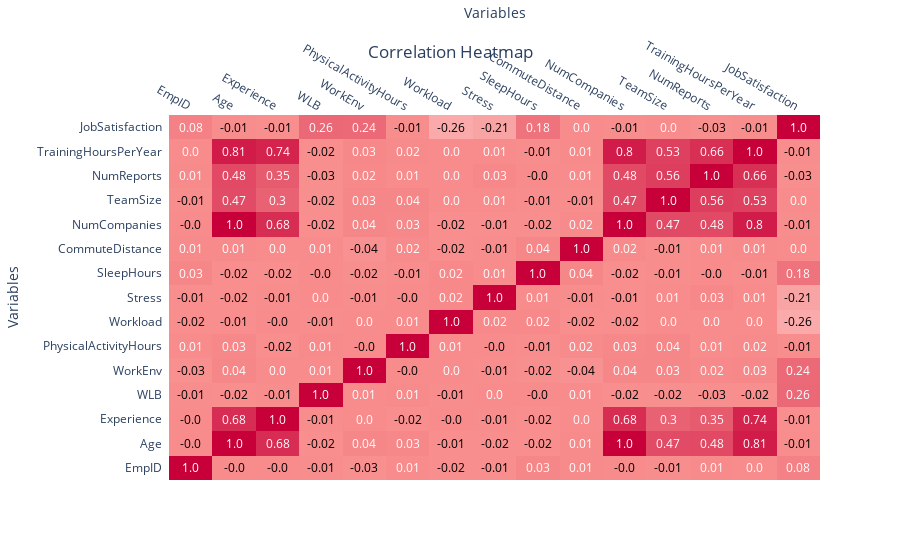

This figure's notebook cell:
### Markdown cell above
**How do different numerical variables like Age, Experience, Stress, and Workload correlate with each other?**

### Code cell
# Select only numeric columns for correlation
numeric_df = df.select_dtypes(include=['float64', 'int64'])

# Compute correlation matrix
corr_matrix = numeric_df.corr()

# Create the heatmap with a redder color scale
fig = ff.create_annotated_heatmap(
    z=corr_matrix.values,
    x=list(corr_matrix.columns),
    y=list(corr_matrix.index),
    annotation_text=corr_matrix.round(2).values,  # Rounded correlation values
    colorscale=[[0, '#ffffff'], [0.5, '#f88c8c'], [1, '#c70039']],  # Red color scale
    zmin=-1, zmax=1,  # Set range for correlation values
    colorbar=dict(title='Correlation'),
)

# Update layout for better presentation
fig.update_layout(
    title='Correlation Heatmap',
    xaxis_title='Variables',
    yaxis_title='Variables',
    title_x=0.5,  # Center title
    template='plotly_white',
)

# Display the interactive heatmap
fig.show()

### Figure 1 — Plotly figure (JSON) as saved in the notebook; plotly's stock layout.template omitted (floating-point values rounded to 4 significant figures; data arrays with more than 128 entries replaced by an {"elided": "..."} marker saying what was removed)
{"data": [{"colorbar": {"title": {"text": "Correlation"}}, "colorscale": [[0, "#ffffff"], [0.5, "#f88c8c"], [1, "#c70039"]], "reversescale": false, "showscale": false, "type": "heatmap", "x": ["EmpID", "Age", "Experience", "WLB", "WorkEnv", "PhysicalActivityHours", "Workload", "Stress", "SleepHours", "CommuteDistance", "NumCompanies", "TeamSize", "NumReports", "TrainingHoursPerYear", "JobSatisfaction"], "y": ["EmpID", "Age", "Experience", "WLB", "WorkEnv", "PhysicalActivityHours", "Workload", "Stress", "SleepHours", "CommuteDistance", "NumCompanies", "TeamSize", "NumReports", "TrainingHoursPerYear", "JobSatisfaction"], "z": {"elided": "15x15 float values"}, "zmax": 1, "zmin": -1}], "layout": {"annotations": [{"font": {"color": "#FFFFFF"}, "showarrow": false, "text": "1.0", "x": "EmpID", "xref": "x", "y": "EmpID", "yref": "y"}, {"font": {"color": "#000000"}, "showarrow": false, "text": "-0.0", "x": "Age", "xref": "x", "y": "EmpID", "yref": "y"}, {"font": {"color": "#000000"}, "showarrow": false, "text": "-0.0", "x": "Experience", "xref": "x", "y": "EmpID", "yref": "y"}, {"font": {"color": "#000000"}, "showarrow": false, "text": "-0.01", "x": "WLB", "xref": "x", "y": "EmpID", "yref": "y"}, {"font": {"color": "#000000"}, "showarrow": false, "text": "-0.03", "x": "WorkEnv", "xref": "x", "y": "EmpID", "yref": "y"}, {"font": {"color": "#FFFFFF"}, "showarrow": false, "text": "0.01", "x": "PhysicalActivityHours", "xref": "x", "y": "EmpID", "yref": "y"}, {"font": {"color": "#000000"}, "showarrow": false, "text": "-0.02", "x": "Workload", "xref": "x", "y": "EmpID", "yref": "y"}, {"font": {"color": "#000000"}, "showarrow": false, "text": "-0.01", "x": "Stress", "xref": "x", "y": "EmpID", "yref": "y"}, {"font": {"color": "#FFFFFF"}, "showarrow": false, "text": "0.03", "x": "SleepHours", "xref": "x", "y": "EmpID", "yref": "y"}, {"font": {"color": "#FFFFFF"}, "showarrow": false, "text": "0.01", "x": "CommuteDistance", "xref": "x", "y": "EmpID", "yref": "y"}, {"font": {"color": "#000000"}, "showarrow": false, "text": "-0.0", "x": "NumCompanies", "xref": "x", "y": "EmpID", "yref": "y"}, {"font": {"color": "#000000"}, "showarrow": false, "text": "-0.01", "x": "TeamSize", "xref": "x", "y": "EmpID", "yref": "y"}, {"font": {"color": "#FFFFFF"}, "showarrow": false, "text": "0.01", "x": "NumReports", "xref": "x", "y": "EmpID", "yref": "y"}, {"font": {"color": "#FFFFFF"}, "showarrow": false, "text": "0.0", "x": "TrainingHoursPerYear", "xref": "x", "y": "EmpID", "yref": "y"}, {"font": {"color": "#FFFFFF"}, "showarrow": false, "text": "0.08", "x": "JobSatisfaction", "xref": "x", "y": "EmpID", "yref": "y"}, {"font": {"color": "#000000"}, "showarrow": false, "text": "-0.0", "x": "EmpID", "xref": "x", "y": "Age", "yref": "y"}, {"font": {"color": "#FFFFFF"}, "showarrow": false, "text": "1.0", "x": "Age", "xref": "x", "y": "Age", "yref": "y"}, {"font": {"color": "#FFFFFF"}, "showarrow": false, "text": "0.68", "x": "Experience", "xref": "x", "y": "Age", "yref": "y"}, {"font": {"color": "#000000"}, "showarrow": false, "text": "-0.02", "x": "WLB", "xref": "x", "y": "Age", "yref": "y"}, {"font": {"color": "#FFFFFF"}, "showarrow": false, "text": "0.04", "x": "WorkEnv", "xref": "x", "y": "Age", "yref": "y"}, {"font": {"color": "#FFFFFF"}, "showarrow": false, "text": "0.03", "x": "PhysicalActivityHours", "xref": "x", "y": "Age", "yref": "y"}, {"font": {"color": "#000000"}, "showarrow": false, "text": "-0.01", "x": "Workload", "xref": "x", "y": "Age", "yref": "y"}, {"font": {"color": "#000000"}, "showarrow": false, "text": "-0.02", "x": "Stress", "xref": "x", "y": "Age", "yref": "y"}, {"font": {"color": "#000000"}, "showarrow": false, "text": "-0.02", "x": "SleepHours", "xref": "x", "y": "Age", "yref": "y"}, {"font": {"color": "#FFFFFF"}, "showarrow": false, "text": "0.01", "x": "CommuteDistance", "xref": "x", "y": "Age", "yref": "y"}, {"font": {"color": "#FFFFFF"}, "showarrow": false, "text": "1.0", "x": "NumCompanies", "xref": "x", "y": "Age", "yref": "y"}, {"font": {"color": "#FFFFFF"}, "showarrow": false, "text": "0.47", "x": "TeamSize", "xref": "x", "y": "Age", "yref": "y"}, {"font": {"color": "#FFFFFF"}, "showarrow": false, "text": "0.48", "x": "NumReports", "xref": "x", "y": "Age", "yref": "y"}, {"font": {"color": "#FFFFFF"}, "showarrow": false, "text": "0.81", "x": "TrainingHoursPerYear", "xref": "x", "y": "Age", "yref": "y"}, {"font": {"color": "#000000"}, "showarrow": false, "text": "-0.01", "x": "JobSatisfaction", "xref": "x", "y": "Age", "yref": "y"}, {"font": {"color": "#000000"}, "showarrow": false, "text": "-0.0", "x": "EmpID", "xref": "x", "y": "Experience", "yref": "y"}, {"font": {"color": "#FFFFFF"}, "showarrow": false, "text": "0.68", "x": "Age", "xref": "x", "y": "Experience", "yref": "y"}, {"font": {"color": "#FFFFFF"}, "showarrow": false, "text": "1.0", "x": "Experience", "xref": "x", "y": "Experience", "yref": "y"}, {"font": {"color": "#000000"}, "showarrow": false, "text": "-0.01", "x": "WLB", "xref": "x", "y": "Experience", "yref": "y"}, {"font": {"color": "#FFFFFF"}, "showarrow": false, "text": "0.0", "x": "WorkEnv", "xref": "x", "y": "Experience", "yref": "y"}, {"font": {"color": "#000000"}, "showarrow": false, "text": "-0.02", "x": "PhysicalActivityHours", "xref": "x", "y": "Experience", "yref": "y"}, {"font": {"color": "#000000"}, "showarrow": false, "text": "-0.0", "x": "Workload", "xref": "x", "y": "Experience", "yref": "y"}, {"font": {"color": "#000000"}, "showarrow": false, "text": "-0.01", "x": "Stress", "xref": "x", "y": "Experience", "yref": "y"}, {"font": {"color": "#000000"}, "showarrow": false, "text": "-0.02", "x": "SleepHours", "xref": "x", "y": "Experience", "yref": "y"}, {"font": {"color": "#FFFFFF"}, "showarrow": false, "text": "0.0", "x": "CommuteDistance", "xref": "x", "y": "Experience", "yref": "y"}, {"font": {"color": "#FFFFFF"}, "showarrow": false, "text": "0.68", "x": "NumCompanies", "xref": "x", "y": "Experience", "yref": "y"}, {"font": {"color": "#FFFFFF"}, "showarrow": false, "text": "0.3", "x": "TeamSize", "xref": "x", "y": "Experience", "yref": "y"}, {"font": {"color": "#FFFFFF"}, "showarrow": false, "text": "0.35", "x": "NumReports", "xref": "x", "y": "Experience", "yref": "y"}, {"font": {"color": "#FFFFFF"}, "showarrow": false, "text": "0.74", "x": "TrainingHoursPerYear", "xref": "x", "y": "Experience", "yref": "y"}, {"font": {"color": "#000000"}, "showarrow": false, "text": "-0.01", "x": "JobSatisfaction", "xref": "x", "y": "Experience", "yref": "y"}, {"font": {"color": "#000000"}, "showarrow": false, "text": "-0.01", "x": "EmpID", "xref": "x", "y": "WLB", "yref": "y"}, {"font": {"color": "#000000"}, "showarrow": false, "text": "-0.02", "x": "Age", "xref": "x", "y": "WLB", "yref": "y"}, {"font": {"color": "#000000"}, "showarrow": false, "text": "-0.01", "x": "Experience", "xref": "x", "y": "WLB", "yref": "y"}, {"font": {"color": "#FFFFFF"}, "showarrow": false, "text": "1.0", "x": "WLB", "xref": "x", "y": "WLB", "yref": "y"}, {"font": {"color": "#FFFFFF"}, "showarrow": false, "text": "0.01", "x": "WorkEnv", "xref": "x", "y": "WLB", "yref": "y"}, {"font": {"color": "#FFFFFF"}, "showarrow": false, "text": "0.01", "x": "PhysicalActivityHours", "xref": "x", "y": "WLB", "yref": "y"}, {"font": {"color": "#000000"}, "showarrow": false, "text": "-0.01", "x": "Workload", "xref": "x", "y": "WLB", "yref": "y"}, {"font": {"color": "#FFFFFF"}, "showarrow": false, "text": "0.0", "x": "Stress", "xref": "x", "y": "WLB", "yref": "y"}, {"font": {"color": "#000000"}, "showarrow": false, "text": "-0.0", "x": "SleepHours", "xref": "x", "y": "WLB", "yref": "y"}, {"font": {"color": "#FFFFFF"}, "showarrow": false, "text": "0.01", "x": "CommuteDistance", "xref": "x", "y": "WLB", "yref": "y"}, {"font": {"color": "#000000"}, "showarrow": false, "text": "-0.02", "x": "NumCompanies", "xref": "x", "y": "WLB", "yref": "y"}, {"font": {"color": "#000000"}, "showarrow": false, "text": "-0.02", "x": "TeamSize", "xref": "x", "y": "WLB", "yref": "y"}, {"font": {"color": "#000000"}, "showarrow": false, "text": "-0.03", "x": "NumReports", "xref": "x", "y": "WLB", "yref": "y"}, {"font": {"color": "#000000"}, "showarrow": false, "text": "-0.02", "x": "TrainingHoursPerYear", "xref": "x", "y": "WLB", "yref": "y"}, {"font": {"color": "#FFFFFF"}, "showarrow": false, "text": "0.26", "x": "JobSatisfaction", "xref": "x", "y": "WLB", "yref": "y"}, {"font": {"color": "#000000"}, "showarrow": false, "text": "-0.03", "x": "EmpID", "xref": "x", "y": "WorkEnv", "yref": "y"}, {"font": {"color": "#FFFFFF"}, "showarrow": false, "text": "0.04", "x": "Age", "xref": "x", "y": "WorkEnv", "yref": "y"}, {"font": {"color": "#FFFFFF"}, "showarrow": false, "text": "0.0", "x": "Experience", "xref": "x", "y": "WorkEnv", "yref": "y"}, {"font": {"color": "#FFFFFF"}, "showarrow": false, "text": "0.01", "x": "WLB", "xref": "x", "y": "WorkEnv", "yref": "y"}, {"font": {"color": "#FFFFFF"}, "showarrow": false, "text": "1.0", "x": "WorkEnv", "xref": "x", "y": "WorkEnv", "yref": "y"}, {"font": {"color": "#000000"}, "showarrow": false, "text": "-0.0", "x": "PhysicalActivityHours", "xref": "x", "y": "WorkEnv", "yref": "y"}, {"font": {"color": "#FFFFFF"}, "showarrow": false, "text": "0.0", "x": "Workload", "xref": "x", "y": "WorkEnv", "yref": "y"}, {"font": {"color": "#000000"}, "showarrow": false, "text": "-0.01", "x": "Stress", "xref": "x", "y": "WorkEnv", "yref": "y"}, {"font": {"color": "#000000"}, "showarrow": false, "text": "-0.02", "x": "SleepHours", "xref": "x", "y": "WorkEnv", "yref": "y"}, {"font": {"color": "#000000"}, "showarrow": false, "text": "-0.04", "x": "CommuteDistance", "xref": "x", "y": "WorkEnv", "yref": "y"}, {"font": {"color": "#FFFFFF"}, "showarrow": false, "text": "0.04", "x": "NumCompanies", "xref": "x", "y": "WorkEnv", "yref": "y"}, {"font": {"color": "#FFFFFF"}, "showarrow": false, "text": "0.03", "x": "TeamSize", "xref": "x", "y": "WorkEnv", "yref": "y"}, {"font": {"color": "#FFFFFF"}, "showarrow": false, "text": "0.02", "x": "NumReports", "xref": "x", "y": "WorkEnv", "yref": "y"}, {"font": {"color": "#FFFFFF"}, "showarrow": false, "text": "0.03", "x": "TrainingHoursPerYear", "xref": "x", "y": "WorkEnv", "yref": "y"}, {"font": {"color": "#FFFFFF"}, "showarrow": false, "text": "0.24", "x": "JobSatisfaction", "xref": "x", "y": "WorkEnv", "yref": "y"}, {"font": {"color": "#FFFFFF"}, "showarrow": false, "text": "0.01", "x": "EmpID", "xref": "x", "y": "PhysicalActivityHours", "yref": "y"}, {"font": {"color": "#FFFFFF"}, "showarrow": false, "text": "0.03", "x": "Age", "xref": "x", "y": "PhysicalActivityHours", "yref": "y"}, {"font": {"color": "#000000"}, "showarrow": false, "text": "-0.02", "x": "Experience", "xref": "x", "y": "PhysicalActivityHours", "yref": "y"}, {"font": {"color": "#FFFFFF"}, "showarrow": false, "text": "0.01", "x": "WLB", "xref": "x", "y": "PhysicalActivityHours", "yref": "y"}, {"font": {"color": "#000000"}, "showarrow": false, "text": "-0.0", "x": "WorkEnv", "xref": "x", "y": "PhysicalActivityHours", "yref": "y"}, {"font": {"color": "#FFFFFF"}, "showarrow": false, "text": "1.0", "x": "PhysicalActivityHours", "xref": "x", "y": "PhysicalActivityHours", "yref": "y"}, {"font": {"color": "#FFFFFF"}, "showarrow": false, "text": "0.01", "x": "Workload", "xref": "x", "y": "PhysicalActivityHours", "yref": "y"}, {"font": {"color": "#000000"}, "showarrow": false, "text": "-0.0", "x": "Stress", "xref": "x", "y": "PhysicalActivityHours", "yref": "y"}, {"font": {"color": "#000000"}, "showarrow": false, "text": "-0.01", "x": "SleepHours", "xref": "x", "y": "PhysicalActivityHours", "yref": "y"}, {"font": {"color": "#FFFFFF"}, "showarrow": false, "text": "0.02", "x": "CommuteDistance", "xref": "x", "y": "PhysicalActivityHours", "yref": "y"}, {"font": {"color": "#FFFFFF"}, "showarrow": false, "text": "0.03", "x": "NumCompanies", "xref": "x", "y": "PhysicalActivityHours", "yref": "y"}, {"font": {"color": "#FFFFFF"}, "showarrow": false, "text": "0.04", "x": "TeamSize", "xref": "x", "y": "PhysicalActivityHours", "yref": "y"}, {"font": {"color": "#FFFFFF"}, "showarrow": false, "text": "0.01", "x": "NumReports", "xref": "x", "y": "PhysicalActivityHours", "yref": "y"}, {"font": {"color": "#FFFFFF"}, "showarrow": false, "text": "0.02", "x": "TrainingHoursPerYear", "xref": "x", "y": "PhysicalActivityHours", "yref": "y"}, {"font": {"color": "#000000"}, "showarrow": false, "text": "-0.01", "x": "JobSatisfaction", "xref": "x", "y": "PhysicalActivityHours", "yref": "y"}, {"font": {"color": "#000000"}, "showarrow": false, "text": "-0.02", "x": "EmpID", "xref": "x", "y": "Workload", "yref": "y"}, {"font": {"color": "#000000"}, "showarrow": false, "text": "-0.01", "x": "Age", "xref": "x", "y": "Workload", "yref": "y"}, {"font": {"color": "#000000"}, "showarrow": false, "text": "-0.0", "x": "Experience", "xref": "x", "y": "Workload", "yref": "y"}, {"font": {"color": "#000000"}, "showarrow": false, "text": "-0.01", "x": "WLB", "xref": "x", "y": "Workload", "yref": "y"}, {"font": {"color": "#FFFFFF"}, "showarrow": false, "text": "0.0", "x": "WorkEnv", "xref": "x", "y": "Workload", "yref": "y"}, {"font": {"color": "#FFFFFF"}, "showarrow": false, "text": "0.01", "x": "PhysicalActivityHours", "xref": "x", "y": "Workload", "yref": "y"}, {"font": {"color": "#FFFFFF"}, "showarrow": false, "text": "1.0", "x": "Workload", "xref": "x", "y": "Workload", "yref": "y"}, {"font": {"color": "#FFFFFF"}, "showarrow": false, "text": "0.02", "x": "Stress", "xref": "x", "y": "Workload", "yref": "y"}, {"font": {"color": "#FFFFFF"}, "showarrow": false, "text": "0.02", "x": "SleepHours", "xref": "x", "y": "Workload", "yref": "y"}, {"font": {"color": "#000000"}, "showarrow": false, "text": "-0.02", "x": "CommuteDistance", "xref": "x", "y": "Workload", "yref": "y"}, {"font": {"color": "#000000"}, "showarrow": false, "text": "-0.02", "x": "NumCompanies", "xref": "x", "y": "Workload", "yref": "y"}, {"font": {"color": "#FFFFFF"}, "showarrow": false, "text": "0.0", "x": "TeamSize", "xref": "x", "y": "Workload", "yref": "y"}, {"font": {"color": "#FFFFFF"}, "showarrow": false, "text": "0.0", "x": "NumReports", "xref": "x", "y": "Workload", "yref": "y"}, {"font": {"color": "#FFFFFF"}, "showarrow": false, "text": "0.0", "x": "TrainingHoursPerYear", "xref": "x", "y": "Workload", "yref": "y"}, {"font": {"color": "#000000"}, "showarrow": false, "text": "-0.26", "x": "JobSatisfaction", "xref": "x", "y": "Workload", "yref": "y"}, {"font": {"color": "#000000"}, "showarrow": false, "text": "-0.01", "x": "EmpID", "xref": "x", "y": "Stress", "yref": "y"}, {"font": {"color": "#000000"}, "showarrow": false, "text": "-0.02", "x": "Age", "xref": "x", "y": "Stress", "yref": "y"}, {"font": {"color": "#000000"}, "showarrow": false, "text": "-0.01", "x": "Experience", "xref": "x", "y": "Stress", "yref": "y"}, {"font": {"color": "#FFFFFF"}, "showarrow": false, "text": "0.0", "x": "WLB", "xref": "x", "y": "Stress", "yref": "y"}, {"font": {"color": "#000000"}, "showarrow": false, "text": "-0.01", "x": "WorkEnv", "xref": "x", "y": "Stress", "yref": "y"}, {"font": {"color": "#000000"}, "showarrow": false, "text": "-0.0", "x": "PhysicalActivityHours", "xref": "x", "y": "Stress", "yref": "y"}, {"font": {"color": "#FFFFFF"}, "showarrow": false, "text": "0.02", "x": "Workload", "xref": "x", "y": "Stress", "yref": "y"}, {"font": {"color": "#FFFFFF"}, "showarrow": false, "text": "1.0", "x": "Stress", "xref": "x", "y": "Stress", "yref": "y"}, {"font": {"color": "#FFFFFF"}, "showarrow": false, "text": "0.01", "x": "SleepHours", "xref": "x", "y": "Stress", "yref": "y"}, {"font": {"color": "#000000"}, "showarrow": false, "text": "-0.01", "x": "CommuteDistance", "xref": "x", "y": "Stress", "yref": "y"}, {"font": {"color": "#000000"}, "showarrow": false, "text": "-0.01", "x": "NumCompanies", "xref": "x", "y": "Stress", "yref": "y"}, {"font": {"color": "#FFFFFF"}, "showarrow": false, "text": "0.01", "x": "TeamSize", "xref": "x", "y": "Stress", "yref": "y"}, {"font": {"color": "#FFFFFF"}, "showarrow": false, "text": "0.03", "x": "NumReports", "xref": "x", "y": "Stress", "yref": "y"}, {"font": {"color": "#FFFFFF"}, "showarrow": false, "text": "0.01", "x": "TrainingHoursPerYear", "xref": "x", "y": "Stress", "yref": "y"}, {"font": {"color": "#000000"}, "showarrow": false, "text": "-0.21", "x": "JobSatisfaction", "xref": "x", "y": "Stress", "yref": "y"}, {"font": {"color": "#FFFFFF"}, "showarrow": false, "text": "0.03", "x": "EmpID", "xref": "x", "y": "SleepHours", "yref": "y"}, {"font": {"color": "#000000"}, "showarrow": false, "text": "-0.02", "x": "Age", "xref": "x", "y": "SleepHours", "yref": "y"}, {"font": {"color": "#000000"}, "showarrow": false, "text": "-0.02", "x": "Experience", "xref": "x", "y": "SleepHours", "yref": "y"}, {"font": {"color": "#000000"}, "showarrow": false, "text": "-0.0", "x": "WLB", "xref": "x", "y": "SleepHours", "yref": "y"}, {"font": {"color": "#000000"}, "showarrow": false, "text": "-0.02", "x": "WorkEnv", "xref": "x", "y": "SleepHours", "yref": "y"}, {"font": {"color": "#000000"}, "showarrow": false, "text": "-0.01", "x": "PhysicalActivityHours", "xref": "x", "y": "SleepHours", "yref": "y"}, {"font": {"color": "#FFFFFF"}, "showarrow": false, "text": "0.02", "x": "Workload", "xref": "x", "y": "SleepHours", "yref": "y"}, {"font": {"color": "#FFFFFF"}, "showarrow": false, "text": "0.01", "x": "Stress", "xref": "x", "y": "SleepHours", "yref": "y"}, {"font": {"color": "#FFFFFF"}, "showarrow": false, "text": "1.0", "x": "SleepHours", "xref": "x", "y": "SleepHours", "yref": "y"}, {"font": {"color": "#FFFFFF"}, "showarrow": false, "text": "0.04", "x": "CommuteDistance", "xref": "x", "y": "SleepHours", "yref": "y"}, {"font": {"color": "#000000"}, "showarrow": false, "text": "-0.02", "x": "NumCompanies", "xref": "x", "y": "SleepHours", "yref": "y"}, {"font": {"color": "#000000"}, "showarrow": false, "text": "-0.01", "x": "TeamSize", "xref": "x", "y": "SleepHours", "yref": "y"}, {"font": {"color": "#000000"}, "showarrow": false, "text": "-0.0", "x": "NumReports", "xref": "x", "y": "SleepHours", "yref": "y"}, {"font": {"color": "#000000"}, "showarrow": false, "text": "-0.01", "x": "TrainingHoursPerYear", "xref": "x", "y": "SleepHours", "yref": "y"}, {"font": {"color": "#FFFFFF"}, "showarrow": false, "text": "0.18", "x": "JobSatisfaction", "xref": "x", "y": "SleepHours", "yref": "y"}, {"font": {"color": "#FFFFFF"}, "showarrow": false, "text": "0.01", "x": "EmpID", "xref": "x", "y": "CommuteDistance", "yref": "y"}, {"font": {"color": "#FFFFFF"}, "showarrow": false, "text": "0.01", "x": "Age", "xref": "x", "y": "CommuteDistance", "yref": "y"}, {"font": {"color": "#FFFFFF"}, "showarrow": false, "text": "0.0", "x": "Experience", "xref": "x", "y": "CommuteDistance", "yref": "y"}, {"font": {"color": "#FFFFFF"}, "showarrow": false, "text": "0.01", "x": "WLB", "xref": "x", "y": "CommuteDistance", "yref": "y"}, {"font": {"color": "#000000"}, "showarrow": false, "text": "-0.04", "x": "WorkEnv", "xref": "x", "y": "CommuteDistance", "yref": "y"}, {"font": {"color": "#FFFFFF"}, "showarrow": false, "text": "0.02", "x": "PhysicalActivityHours", "xref": "x", "y": "CommuteDistance", "yref": "y"}, {"font": {"color": "#000000"}, "showarrow": false, "text": "-0.02", "x": "Workload", "xref": "x", "y": "CommuteDistance", "yref": "y"}, {"font": {"color": "#000000"}, "showarrow": false, "text": "-0.01", "x": "Stress", "xref": "x", "y": "CommuteDistance", "yref": "y"}, {"font": {"color": "#FFFFFF"}, "showarrow": false, "text": "0.04", "x": "SleepHours", "xref": "x", "y": "CommuteDistance", "yref": "y"}, {"font": {"color": "#FFFFFF"}, "showarrow": false, "text": "1.0", "x": "CommuteDistance", "xref": "x", "y": "CommuteDistance", "yref": "y"}, {"font": {"color": "#FFFFFF"}, "showarrow": false, "text": "0.02", "x": "NumCompanies", "xref": "x", "y": "CommuteDistance", "yref": "y"}, {"font": {"color": "#000000"}, "showarrow": false, "text": "-0.01", "x": "TeamSize", "xref": "x", "y": "CommuteDistance", "yref": "y"}, {"font": {"color": "#FFFFFF"}, "showarrow": false, "text": "0.01", "x": "NumReports", "xref": "x", "y": "CommuteDistance", "yref": "y"}, {"font": {"color": "#FFFFFF"}, "showarrow": false, "text": "0.01", "x": "TrainingHoursPerYear", "xref": "x", "y": "CommuteDistance", "yref": "y"}, {"font": {"color": "#FFFFFF"}, "showarrow": false, "text": "0.0", "x": "JobSatisfaction", "xref": "x", "y": "CommuteDistance", "yref": "y"}, {"font": {"color": "#000000"}, "showarrow": false, "text": "-0.0", "x": "EmpID", "xref": "x", "y": "NumCompanies", "yref": "y"}, {"font": {"color": "#FFFFFF"}, "showarrow": false, "text": "1.0", "x": "Age", "xref": "x", "y": "NumCompanies", "yref": "y"}, {"font": {"color": "#FFFFFF"}, "showarrow": false, "text": "0.68", "x": "Experience", "xref": "x", "y": "NumCompanies", "yref": "y"}, {"font": {"color": "#000000"}, "showarrow": false, "text": "-0.02", "x": "WLB", "xref": "x", "y": "NumCompanies", "yref": "y"}, {"font": {"color": "#FFFFFF"}, "showarrow": false, "text": "0.04", "x": "WorkEnv", "xref": "x", "y": "NumCompanies", "yref": "y"}, {"font": {"color": "#FFFFFF"}, "showarrow": false, "text": "0.03", "x": "PhysicalActivityHours", "xref": "x", "y": "NumCompanies", "yref": "y"}, {"font": {"color": "#000000"}, "showarrow": false, "text": "-0.02", "x": "Workload", "xref": "x", "y": "NumCompanies", "yref": "y"}, {"font": {"color": "#000000"}, "showarrow": false, "text": "-0.01", "x": "Stress", "xref": "x", "y": "NumCompanies", "yref": "y"}, {"font": {"color": "#000000"}, "showarrow": false, "text": "-0.02", "x": "SleepHours", "xref": "x", "y": "NumCompanies", "yref": "y"}, {"font": {"color": "#FFFFFF"}, "showarrow": false, "text": "0.02", "x": "CommuteDistance", "xref": "x", "y": "NumCompanies", "yref": "y"}, {"font": {"color": "#FFFFFF"}, "showarrow": false, "text": "1.0", "x": "NumCompanies", "xref": "x", "y": "NumCompanies", "yref": "y"}, {"font": {"color": "#FFFFFF"}, "showarrow": false, "text": "0.47", "x": "TeamSize", "xref": "x", "y": "NumCompanies", "yref": "y"}, {"font": {"color": "#FFFFFF"}, "showarrow": false, "text": "0.48", "x": "NumReports", "xref": "x", "y": "NumCompanies", "yref": "y"}, {"font": {"color": "#FFFFFF"}, "showarrow": false, "text": "0.8", "x": "TrainingHoursPerYear", "xref": "x", "y": "NumCompanies", "yref": "y"}, {"font": {"color": "#000000"}, "showarrow": false, "text": "-0.01", "x": "JobSatisfaction", "xref": "x", "y": "NumCompanies", "yref": "y"}, {"font": {"color": "#000000"}, "showarrow": false, "text": "-0.01", "x": "EmpID", "xref": "x", "y": "TeamSize", "yref": "y"}, {"font": {"color": "#FFFFFF"}, "showarrow": false, "text": "0.47", "x": "Age", "xref": "x", "y": "TeamSize", "yref": "y"}, {"font": {"color": "#FFFFFF"}, "showarrow": false, "text": "0.3", "x": "Experience", "xref": "x", "y": "TeamSize", "yref": "y"}, {"font": {"color": "#000000"}, "showarrow": false, "text": "-0.02", "x": "WLB", "xref": "x", "y": "TeamSize", "yref": "y"}, {"font": {"color": "#FFFFFF"}, "showarrow": false, "text": "0.03", "x": "WorkEnv", "xref": "x", "y": "TeamSize", "yref": "y"}, {"font": {"color": "#FFFFFF"}, "showarrow": false, "text": "0.04", "x": "PhysicalActivityHours", "xref": "x", "y": "TeamSize", "yref": "y"}, {"font": {"color": "#FFFFFF"}, "showarrow": false, "text": "0.0", "x": "Workload", "xref": "x", "y": "TeamSize", "yref": "y"}, {"font": {"color": "#FFFFFF"}, "showarrow": false, "text": "0.01", "x": "Stress", "xref": "x", "y": "TeamSize", "yref": "y"}, {"font": {"color": "#000000"}, "showarrow": false, "text": "-0.01", "x": "SleepHours", "xref": "x", "y": "TeamSize", "yref": "y"}, {"font": {"color": "#000000"}, "showarrow": false, "text": "-0.01", "x": "CommuteDistance", "xref": "x", "y": "TeamSize", "yref": "y"}, {"font": {"color": "#FFFFFF"}, "showarrow": false, "text": "0.47", "x": "NumCompanies", "xref": "x", "y": "TeamSize", "yref": "y"}, {"font": {"color": "#FFFFFF"}, "showarrow": false, "text": "1.0", "x": "TeamSize", "xref": "x", "y": "TeamSize", "yref": "y"}, {"font": {"color": "#FFFFFF"}, "showarrow": false, "text": "0.56", "x": "NumReports", "xref": "x", "y": "TeamSize", "yref": "y"}, {"font": {"color": "#FFFFFF"}, "showarrow": false, "text": "0.53", "x": "TrainingHoursPerYear", "xref": "x", "y": "TeamSize", "yref": "y"}, {"font": {"color": "#FFFFFF"}, "showarrow": false, "text": "0.0", "x": "JobSatisfaction", "xref": "x", "y": "TeamSize", "yref": "y"}, {"font": {"color": "#FFFFFF"}, "showarrow": false, "text": "0.01", "x": "EmpID", "xref": "x", "y": "NumReports", "yref": "y"}, {"font": {"color": "#FFFFFF"}, "showarrow": false, "text": "0.48", "x": "Age", "xref": "x", "y": "NumReports", "yref": "y"}, {"font": {"color": "#FFFFFF"}, "showarrow": false, "text": "0.35", "x": "Experience", "xref": "x", "y": "NumReports", "yref": "y"}, {"font": {"color": "#000000"}, "showarrow": false, "text": "-0.03", "x": "WLB", "xref": "x", "y": "NumReports", "yref": "y"}, {"font": {"color": "#FFFFFF"}, "showarrow": false, "text": "0.02", "x": "WorkEnv", "xref": "x", "y": "NumReports", "yref": "y"}, {"font": {"color": "#FFFFFF"}, "showarrow": false, "text": "0.01", "x": "PhysicalActivityHours", "xref": "x", "y": "NumReports", "yref": "y"}, {"font": {"color": "#FFFFFF"}, "showarrow": false, "text": "0.0", "x": "Workload", "xref": "x", "y": "NumReports", "yref": "y"}, {"font": {"color": "#FFFFFF"}, "showarrow": false, "text": "0.03", "x": "Stress", "xref": "x", "y": "NumReports", "yref": "y"}, {"font": {"color": "#000000"}, "showarrow": false, "text": "-0.0", "x": "SleepHours", "xref": "x", "y": "NumReports", "yref": "y"}, {"font": {"color": "#FFFFFF"}, "showarrow": false, "text": "0.01", "x": "CommuteDistance", "xref": "x", "y": "NumReports", "yref": "y"}, {"font": {"color": "#FFFFFF"}, "showarrow": false, "text": "0.48", "x": "NumCompanies", "xref": "x", "y": "NumReports", "yref": "y"}, {"font": {"color": "#FFFFFF"}, "showarrow": false, "text": "0.56", "x": "TeamSize", "xref": "x", "y": "NumReports", "yref": "y"}, {"font": {"color": "#FFFFFF"}, "showarrow": false, "text": "1.0", "x": "NumReports", "xref": "x", "y": "NumReports", "yref": "y"}, {"font": {"color": "#FFFFFF"}, "showarrow": false, "text": "0.66", "x": "TrainingHoursPerYear", "xref": "x", "y": "NumReports", "yref": "y"}, {"font": {"color": "#000000"}, "showarrow": false, "text": "-0.03", "x": "JobSatisfaction", "xref": "x", "y": "NumReports", "yref": "y"}, {"font": {"color": "#FFFFFF"}, "showarrow": false, "text": "0.0", "x": "EmpID", "xref": "x", "y": "TrainingHoursPerYear", "yref": "y"}, {"font": {"color": "#FFFFFF"}, "showarrow": false, "text": "0.81", "x": "Age", "xref": "x", "y": "TrainingHoursPerYear", "yref": "y"}, {"font": {"color": "#FFFFFF"}, "showarrow": false, "text": "0.74", "x": "Experience", "xref": "x", "y": "TrainingHoursPerYear", "yref": "y"}, {"font": {"color": "#000000"}, "showarrow": false, "text": "-0.02", "x": "WLB", "xref": "x", "y": "TrainingHoursPerYear", "yref": "y"}, {"font": {"color": "#FFFFFF"}, "showarrow": false, "text": "0.03", "x": "WorkEnv", "xref": "x", "y": "TrainingHoursPerYear", "yref": "y"}, {"font": {"color": "#FFFFFF"}, "showarrow": false, "text": "0.02", "x": "PhysicalActivityHours", "xref": "x", "y": "TrainingHoursPerYear", "yref": "y"}, {"font": {"color": "#FFFFFF"}, "showarrow": false, "text": "0.0", "x": "Workload", "xref": "x", "y": "TrainingHoursPerYear", "yref": "y"}, {"font": {"color": "#FFFFFF"}, "showarrow": false, "text": "0.01", "x": "Stress", "xref": "x", "y": "TrainingHoursPerYear", "yref": "y"}, {"font": {"color": "#000000"}, "showarrow": false, "text": "-0.01", "x": "SleepHours", "xref": "x", "y": "TrainingHoursPerYear", "yref": "y"}, {"font": {"color": "#FFFFFF"}, "showarrow": false, "text": "0.01", "x": "CommuteDistance", "xref": "x", "y": "TrainingHoursPerYear", "yref": "y"}, {"font": {"color": "#FFFFFF"}, "showarrow": false, "text": "0.8", "x": "NumCompanies", "xref": "x", "y": "TrainingHoursPerYear", "yref": "y"}, {"font": {"color": "#FFFFFF"}, "showarrow": false, "text": "0.53", "x": "TeamSize", "xref": "x", "y": "TrainingHoursPerYear", "yref": "y"}, {"font": {"color": "#FFFFFF"}, "showarrow": false, "text": "0.66", "x": "NumReports", "xref": "x", "y": "TrainingHoursPerYear", "yref": "y"}, {"font": {"color": "#FFFFFF"}, "showarrow": false, "text": "1.0", "x": "TrainingHoursPerYear", "xref": "x", "y": "TrainingHoursPerYear", "yref": "y"}, {"font": {"color": "#000000"}, "showarrow": false, "text": "-0.01", "x": "JobSatisfaction", "xref": "x", "y": "TrainingHoursPerYear", "yref": "y"}, {"font": {"color": "#FFFFFF"}, "showarrow": false, "text": "0.08", "x": "EmpID", "xref": "x", "y": "JobSatisfaction", "yref": "y"}, {"font": {"color": "#000000"}, "showarrow": false, "text": "-0.01", "x": "Age", "xref": "x", "y": "JobSatisfaction", "yref": "y"}, {"font": {"color": "#000000"}, "showarrow": false, "text": "-0.01", "x": "Experience", "xref": "x", "y": "JobSatisfaction", "yref": "y"}, {"font": {"color": "#FFFFFF"}, "showarrow": false, "text": "0.26", "x": "WLB", "xref": "x", "y": "JobSatisfaction", "yref": "y"}, {"font": {"color": "#FFFFFF"}, "showarrow": false, "text": "0.24", "x": "WorkEnv", "xref": "x", "y": "JobSatisfaction", "yref": "y"}, {"font": {"color": "#000000"}, "showarrow": false, "text": "-0.01", "x": "PhysicalActivityHours", "xref": "x", "y": "JobSatisfaction", "yref": "y"}, {"font": {"color": "#000000"}, "showarrow": false, "text": "-0.26", "x": "Workload", "xref": "x", "y": "JobSatisfaction", "yref": "y"}, {"font": {"color": "#000000"}, "showarrow": false, "text": "-0.21", "x": "Stress", "xref": "x", "y": "JobSatisfaction", "yref": "y"}, {"font": {"color": "#FFFFFF"}, "showarrow": false, "text": "0.18", "x": "SleepHours", "xref": "x", "y": "JobSatisfaction", "yref": "y"}, {"font": {"color": "#FFFFFF"}, "showarrow": false, "text": "0.0", "x": "CommuteDistance", "xref": "x", "y": "JobSatisfaction", "yref": "y"}, {"font": {"color": "#000000"}, "showarrow": false, "text": "-0.01", "x": "NumCompanies", "xref": "x", "y": "JobSatisfaction", "yref": "y"}, {"font": {"color": "#FFFFFF"}, "showarrow": false, "text": "0.0", "x": "TeamSize", "xref": "x", "y": "JobSatisfaction", "yref": "y"}, {"font": {"color": "#000000"}, "showarrow": false, "text": "-0.03", "x": "NumReports", "xref": "x", "y": "JobSatisfaction", "yref": "y"}, {"font": {"color": "#000000"}, "showarrow": false, "text": "-0.01", "x": "TrainingHoursPerYear", "xref": "x", "y": "JobSatisfaction", "yref": "y"}, {"font": {"color": "#FFFFFF"}, "showarrow": false, "text": "1.0", "x": "JobSatisfaction", "xref": "x", "y": "JobSatisfaction", "yref": "y"}], "title": {"text": "Correlation Heatmap", "x": 0.5}, "xaxis": {"dtick": 1, "gridcolor": "rgb(0, 0, 0)", "side": "top", "ticks": "", "title": {"text": "Variables"}}, "yaxis": {"dtick": 1, "ticks": "", "ticksuffix": "  ", "title": {"text": "Variables"}}}}
